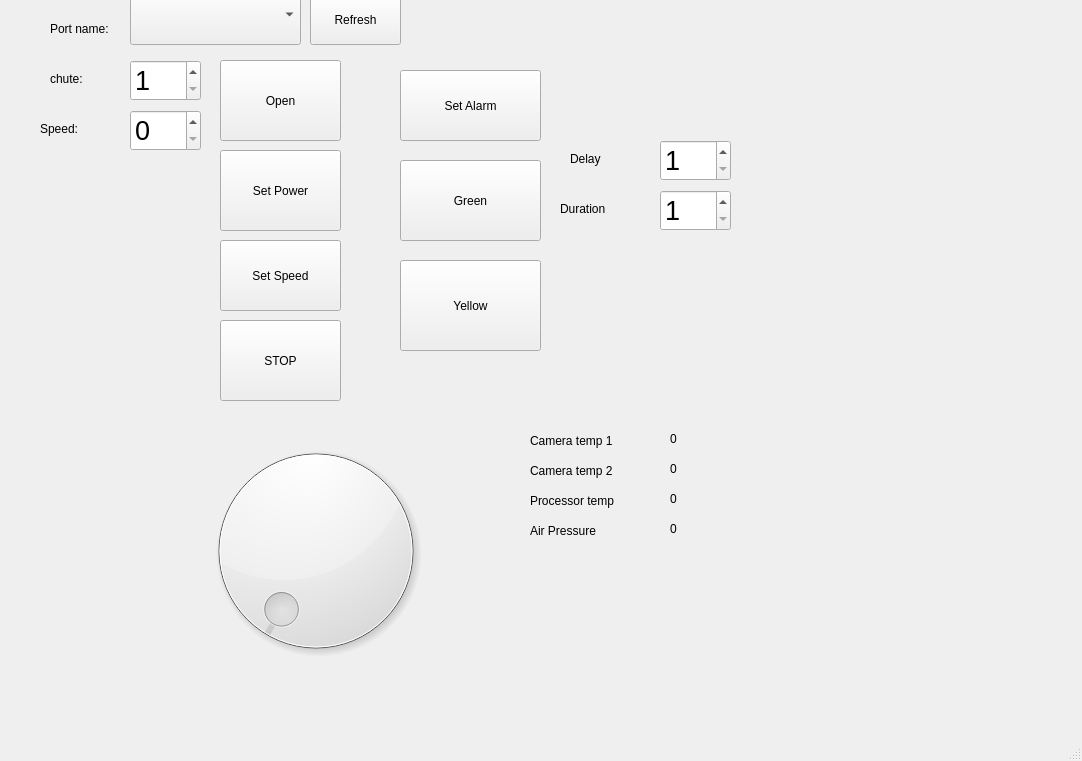
<?xml version="1.0" encoding="UTF-8"?>
<ui version="4.0">
 <class>MainWindow</class>
 <widget class="QMainWindow" name="MainWindow">
  <property name="geometry">
   <rect>
    <x>0</x>
    <y>0</y>
    <width>1082</width>
    <height>761</height>
   </rect>
  </property>
  <property name="windowTitle">
   <string>MainWindow</string>
  </property>
  <widget class="QWidget" name="centralwidget">
   <widget class="QPushButton" name="BtnPort">
    <property name="geometry">
     <rect>
      <x>220</x>
      <y>60</y>
      <width>121</width>
      <height>81</height>
     </rect>
    </property>
    <property name="text">
     <string>Open</string>
    </property>
   </widget>
   <widget class="QLabel" name="label">
    <property name="geometry">
     <rect>
      <x>50</x>
      <y>20</y>
      <width>81</width>
      <height>17</height>
     </rect>
    </property>
    <property name="text">
     <string>Port name:</string>
    </property>
   </widget>
   <widget class="QComboBox" name="CmbPortName">
    <property name="geometry">
     <rect>
      <x>130</x>
      <y>-16</y>
      <width>171</width>
      <height>61</height>
     </rect>
    </property>
   </widget>
   <widget class="QDial" name="dial">
    <property name="geometry">
     <rect>
      <x>110</x>
      <y>430</y>
      <width>411</width>
      <height>241</height>
     </rect>
    </property>
    <property name="maximum">
     <number>100</number>
    </property>
   </widget>
   <widget class="QSpinBox" name="spinBox">
    <property name="geometry">
     <rect>
      <x>130</x>
      <y>110</y>
      <width>71</width>
      <height>41</height>
     </rect>
    </property>
    <property name="font">
     <font>
      <pointsize>20</pointsize>
     </font>
    </property>
    <property name="maximum">
     <number>600</number>
    </property>
   </widget>
   <widget class="QLabel" name="label_2">
    <property name="geometry">
     <rect>
      <x>40</x>
      <y>120</y>
      <width>81</width>
      <height>17</height>
     </rect>
    </property>
    <property name="text">
     <string>Speed:</string>
    </property>
   </widget>
   <widget class="QPushButton" name="BtnSetSpeed">
    <property name="geometry">
     <rect>
      <x>220</x>
      <y>240</y>
      <width>121</width>
      <height>71</height>
     </rect>
    </property>
    <property name="text">
     <string>Set Speed</string>
    </property>
   </widget>
   <widget class="QSpinBox" name="NumChute">
    <property name="geometry">
     <rect>
      <x>130</x>
      <y>60</y>
      <width>71</width>
      <height>41</height>
     </rect>
    </property>
    <property name="font">
     <font>
      <pointsize>20</pointsize>
     </font>
    </property>
    <property name="minimum">
     <number>1</number>
    </property>
    <property name="maximum">
     <number>6</number>
    </property>
   </widget>
   <widget class="QLabel" name="label_3">
    <property name="geometry">
     <rect>
      <x>50</x>
      <y>70</y>
      <width>81</width>
      <height>17</height>
     </rect>
    </property>
    <property name="text">
     <string>chute:</string>
    </property>
   </widget>
   <widget class="QPushButton" name="BtnSetFeederPower">
    <property name="geometry">
     <rect>
      <x>220</x>
      <y>150</y>
      <width>121</width>
      <height>81</height>
     </rect>
    </property>
    <property name="text">
     <string>Set Power</string>
    </property>
   </widget>
   <widget class="QPushButton" name="BtnSetAlarm">
    <property name="geometry">
     <rect>
      <x>400</x>
      <y>70</y>
      <width>141</width>
      <height>71</height>
     </rect>
    </property>
    <property name="text">
     <string>Set Alarm</string>
    </property>
   </widget>
   <widget class="QPushButton" name="BtnSetAlarm_2">
    <property name="geometry">
     <rect>
      <x>400</x>
      <y>160</y>
      <width>141</width>
      <height>81</height>
     </rect>
    </property>
    <property name="text">
     <string>Green</string>
    </property>
   </widget>
   <widget class="QPushButton" name="BtnSetAlarm_3">
    <property name="geometry">
     <rect>
      <x>400</x>
      <y>260</y>
      <width>141</width>
      <height>91</height>
     </rect>
    </property>
    <property name="text">
     <string>Yellow</string>
    </property>
   </widget>
   <widget class="QLabel" name="label_4">
    <property name="geometry">
     <rect>
      <x>530</x>
      <y>430</y>
      <width>111</width>
      <height>21</height>
     </rect>
    </property>
    <property name="text">
     <string>Camera temp 1</string>
    </property>
   </widget>
   <widget class="QLabel" name="LabCameraTemp1">
    <property name="geometry">
     <rect>
      <x>670</x>
      <y>430</y>
      <width>67</width>
      <height>17</height>
     </rect>
    </property>
    <property name="text">
     <string>0</string>
    </property>
   </widget>
   <widget class="QLabel" name="label_5">
    <property name="geometry">
     <rect>
      <x>530</x>
      <y>460</y>
      <width>111</width>
      <height>21</height>
     </rect>
    </property>
    <property name="text">
     <string>Camera temp 2</string>
    </property>
   </widget>
   <widget class="QLabel" name="label_6">
    <property name="geometry">
     <rect>
      <x>530</x>
      <y>490</y>
      <width>111</width>
      <height>21</height>
     </rect>
    </property>
    <property name="text">
     <string>Processor temp</string>
    </property>
   </widget>
   <widget class="QLabel" name="LabCameraTemp2">
    <property name="geometry">
     <rect>
      <x>670</x>
      <y>460</y>
      <width>67</width>
      <height>17</height>
     </rect>
    </property>
    <property name="text">
     <string>0</string>
    </property>
   </widget>
   <widget class="QLabel" name="LabProcessorTemp">
    <property name="geometry">
     <rect>
      <x>670</x>
      <y>490</y>
      <width>67</width>
      <height>17</height>
     </rect>
    </property>
    <property name="text">
     <string>0</string>
    </property>
   </widget>
   <widget class="QLabel" name="label_7">
    <property name="geometry">
     <rect>
      <x>530</x>
      <y>520</y>
      <width>111</width>
      <height>21</height>
     </rect>
    </property>
    <property name="text">
     <string>Air Pressure</string>
    </property>
   </widget>
   <widget class="QLabel" name="LabAirPressure">
    <property name="geometry">
     <rect>
      <x>670</x>
      <y>520</y>
      <width>67</width>
      <height>17</height>
     </rect>
    </property>
    <property name="text">
     <string>0</string>
    </property>
   </widget>
   <widget class="QPushButton" name="BtnRefreshPort">
    <property name="geometry">
     <rect>
      <x>310</x>
      <y>-6</y>
      <width>91</width>
      <height>51</height>
     </rect>
    </property>
    <property name="text">
     <string>Refresh</string>
    </property>
   </widget>
   <widget class="QPushButton" name="BtnStop">
    <property name="geometry">
     <rect>
      <x>220</x>
      <y>320</y>
      <width>121</width>
      <height>81</height>
     </rect>
    </property>
    <property name="text">
     <string>STOP</string>
    </property>
   </widget>
   <widget class="QSpinBox" name="NumValveDelay">
    <property name="geometry">
     <rect>
      <x>660</x>
      <y>140</y>
      <width>71</width>
      <height>41</height>
     </rect>
    </property>
    <property name="font">
     <font>
      <pointsize>20</pointsize>
     </font>
    </property>
    <property name="minimum">
     <number>1</number>
    </property>
    <property name="maximum">
     <number>100</number>
    </property>
   </widget>
   <widget class="QSpinBox" name="NumValveDuration">
    <property name="geometry">
     <rect>
      <x>660</x>
      <y>190</y>
      <width>71</width>
      <height>41</height>
     </rect>
    </property>
    <property name="font">
     <font>
      <pointsize>20</pointsize>
     </font>
    </property>
    <property name="minimum">
     <number>1</number>
    </property>
    <property name="maximum">
     <number>100</number>
    </property>
   </widget>
   <widget class="QLabel" name="label_8">
    <property name="geometry">
     <rect>
      <x>570</x>
      <y>150</y>
      <width>81</width>
      <height>17</height>
     </rect>
    </property>
    <property name="text">
     <string>Delay</string>
    </property>
   </widget>
   <widget class="QLabel" name="label_9">
    <property name="geometry">
     <rect>
      <x>560</x>
      <y>200</y>
      <width>81</width>
      <height>17</height>
     </rect>
    </property>
    <property name="text">
     <string>Duration</string>
    </property>
   </widget>
  </widget>
  <widget class="QMenuBar" name="menubar">
   <property name="geometry">
    <rect>
     <x>0</x>
     <y>0</y>
     <width>1082</width>
     <height>20</height>
    </rect>
   </property>
  </widget>
  <widget class="QStatusBar" name="statusbar"/>
 </widget>
 <resources/>
 <connections/>
</ui>
